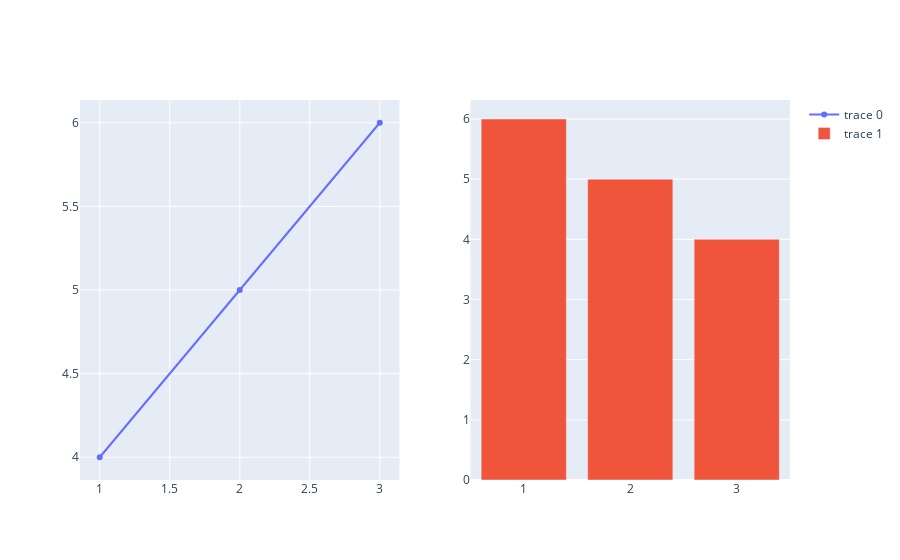

Write notebook code for a chart like this one.
### Code cell
from plotly.subplots import make_subplots
import plotly.graph_objects as go

fig = make_subplots(rows=1, cols=2)
fig.add_trace(go.Scatter(x=[1, 2, 3], y=[4, 5, 6]), row=1, col=1)
fig.add_trace(go.Bar(x=[1, 2, 3], y=[6, 5, 4]), row=1, col=2)
fig.show()

### Figure 1 — Plotly figure (JSON) as saved in the notebook; plotly's stock layout.template omitted (floating-point values rounded to 4 significant figures)
{"data": [{"type": "scatter", "x": [1, 2, 3], "xaxis": "x", "y": [4, 5, 6], "yaxis": "y"}, {"type": "bar", "x": [1, 2, 3], "xaxis": "x2", "y": [6, 5, 4], "yaxis": "y2"}], "layout": {"xaxis": {"anchor": "y", "domain": [0, 0.45]}, "xaxis2": {"anchor": "y2", "domain": [0.55, 1]}, "yaxis": {"anchor": "x", "domain": [0, 1]}, "yaxis2": {"anchor": "x2", "domain": [0, 1]}}}
